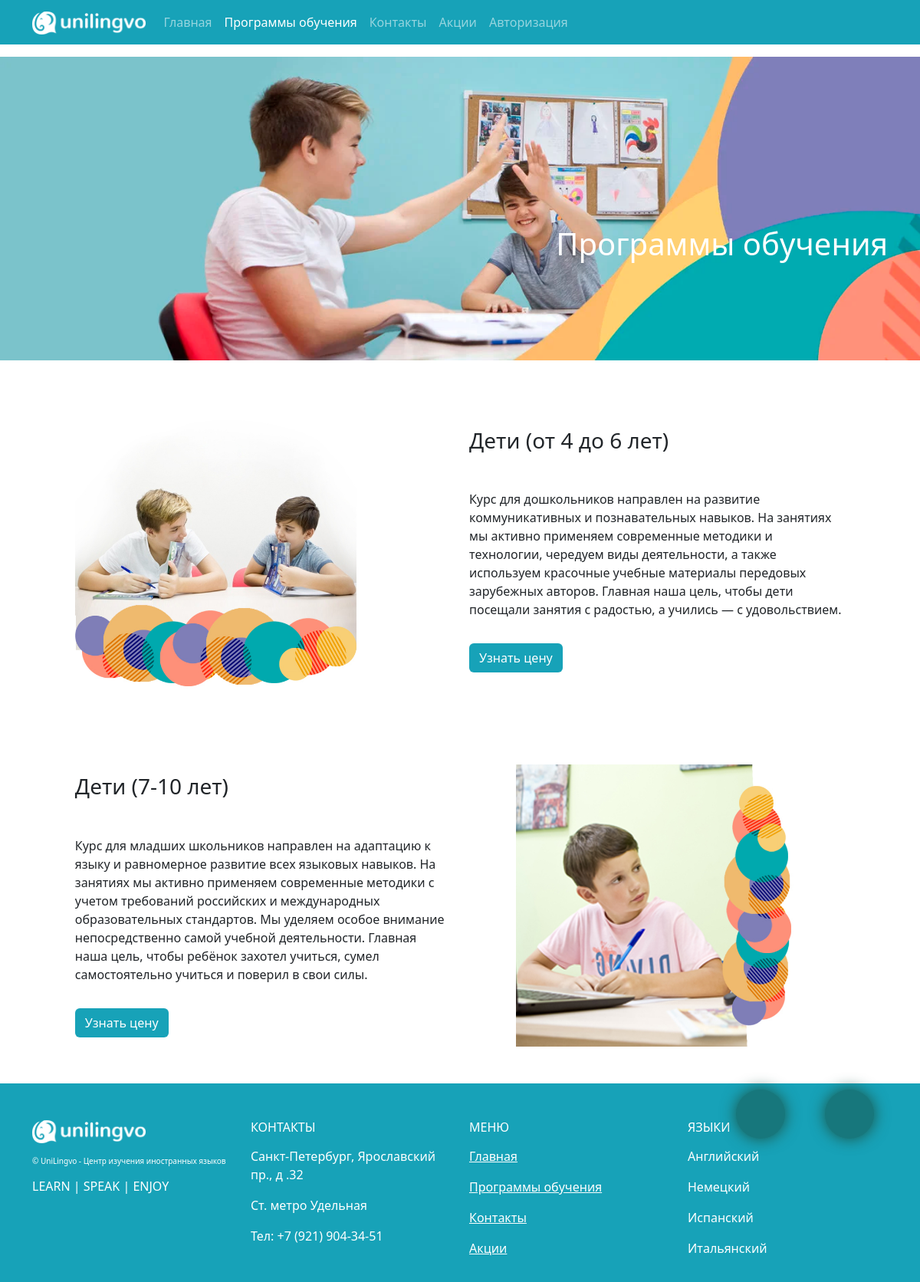
/courses-list/, run on the app's committed database.
### app_lancen/models.py (models this page shows, shortened)
class TrainingProgramm(models.Model):
    name = models.CharField(verbose_name='Название', max_length=255)
    description = models.TextField(verbose_name="Описание")
    photo = models.ImageField(upload_to = get_file_path, verbose_name="Фото")
    class Meta:
        verbose_name = "Программа обучения"
        verbose_name_plural = "Программы обучения"

### app_lancen/views.py (the view)
# urls.py: path('courses-list/', TrainingProgrammList.as_view(), name="courses_list"),
class TrainingProgrammList(DataMixin, ListView):
    template_name = "app_lancen/course_list.html"
    def get_queryset(self):
        return TrainingProgramm.objects.all()
    def get_context_data(self, **kwargs):
        context = super().get_context_data(**kwargs)
        data_mixin_context = self.get_user_context(title = "Программы обучения")
        return dict(list(context.items()) + list(data_mixin_context.items()))

### app_lancen/templatetags/lancen_tags.py (called while the page is built)
@register.simple_tag()
def is_even(value):
    if value % 2 == 0:
        return True
    else:
        return False

### app_lancen/utils.py (called while the page is built)
    def get_user_context(self, **kwargs):
        context = kwargs
        modern_menu = menu.copy()
        if  self.request.user.is_authenticated:
            modern_menu.append({'title' : "Личный кабинет" , 'link' : 'profiles:personal_area'})
        if self.request.user.groups.filter(name='teacher').exists():
            context["pers_area_items"] = teacher_pers_area_items
        if self.request.user.groups.filter(name='student').exists():
            context["pers_area_items"] = student_pers_area_items
        if self.request.user.is_superuser:
            context["pers_area_items"] = admin_pers_area_items
        context['menu'] = modern_menu
        context["recall_form"] = RecallForm
        context['contact_form'] = ContactForm
        return context

### templates/app_lancen/course_list.html (shortened to what this page needs)
{% extends 'base.html' %}
{% load lancen_tags %}
{% load static %}
{% block fluid_window %}
<section class = "s-courses mt-3 mb-3" style="background-image: url({% static 'app_lancen/img/training_programm.jpg' %});" >
    <div class="container">
        <div class="d-flex justify-content-end">
            <h1 class = "text-white mobile-btn">Программы обучения</h1>
        </div>
    </div>
</section>
{% endblock fluid_window %}
{% block content %}
    {% for course in object_list %}
        {% is_even forloop.counter as is_even %}
        <section class = "pt-5 pb-5">
            <div class="my_container">
                <div class="row ">
                    {% if not is_even %}
                    <div class="col-lg-6">
                        <div class="d-flex justify-content-start align-items-center">
                            <img class = "course_image" src="{{course.photo.url}}"  >
                        </div>
                    </div>
                    <div class="col-lg-6">
                        <div class="d-flex justify-content-center align-items-center h-100">
                            <div>
                                <h3>{{course.name}} </h3>
                                <p class = "mt-5 pb-3">{{course.description|truncatewords:100}}</p>
                                <a href=" {% url 'lancen:course_view' course.id %}" class = "btn my_bg_info text-white ">Узнать цену</a>
                            </div>
                        </div>
                    </div>
                    {% else %}
                    <div class="col-lg-6">
                        <div class="d-flex justify-content-center align-items-center h-100">
                            <div>
                                <h3>{{course.name}} </h3>
                                <p class = "mt-5 pb-3">{{course.description|truncatewords:100}}</p>
                                <a href=" {% url 'lancen:course_view' course.id %}" class = "btn my_bg_info text-white ">Узнать цену</a>
                            </div>
                        </div>
                    </div>
                    <div class="col-lg-6">
                        <div class="d-flex justify-content-center align-items-center">
                            <img class = "course_image" src="{{course.photo.url}}"  >
                        </div>
                    </div>
                    {% endif %}
                </div>
            </div>
        </section>
    {% empty %}
        <h3> Программы обучения ещё не добавлены</h3>
    {% endfor %}
{% endblock content %}

### app_lancen/static/app_lancen/css/style.css (style rules this page uses)
.my_bg_info { background-color:#17a2b8 !important; }
.my_container { width: 90%; margin: auto; }
.s-contacnt, .s-courses, .s-stock { padding-top: 220px; padding-bottom: 120px; background-repeat: no-repeat; background-size: cover; }
.course_image { display: block; width: 75%; }

### data on the page
TrainingProgramm: photo (picture), name "Дети (от 4 до 6 лет)", description "Курс для дошкольников направлен на развитие коммуникативных и познавательных навыков. На занятиях мы активно применяем современные методики и технологии, чередуем виды деятельности, а также используем красочные учебные материалы передовых зарубежных авторов. Главная наша цель, чтобы дети посещали занятия с радостью, а учились — с удовольствием."
TrainingProgramm: name "Дети (7-10 лет)", description "Курс для младших школьников направлен на адаптацию к языку и равномерное развитие всех языковых навыков. На занятиях мы активно применяем современные методики с учетом требований российских и международных образовательных стандартов. Мы уделяем особое внимание непосредственно самой учебной деятельности. Главная наша цель, чтобы ребёнок захотел учиться, сумел самостоятельно учиться и поверил в свои силы.", photo (picture)

### other printed values
{{ m.title }} "Главная" "Программы обучения" "Контакты" "Акции"
